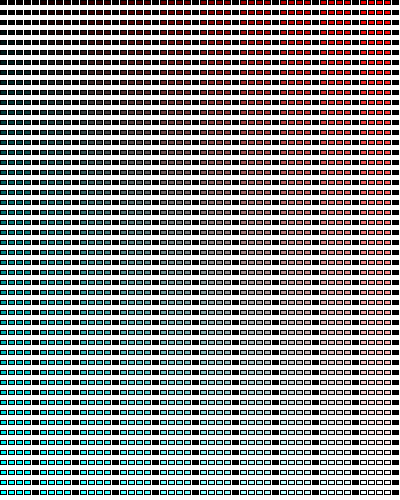
Frame 1 (no input)
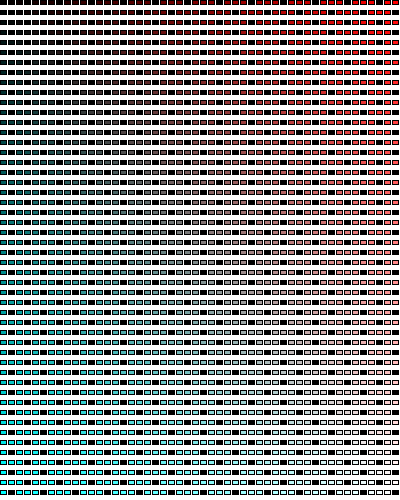
Frame 60 (the mouse pressed at the canvas centre just before this capture)
Frame 120 (the mouse held since frame 60 and released just before this capture): identical to frame 60, image omitted

The Processing sketch that drew these frames (run headless with seeded random() and noise(); from frame 60 on, the mouse is pressed at the canvas centre):

// Processing sketch: processing_107992
// ── processing_107992.pde

int negros = 4;

void setup() {
  size(400, 500);
  background(255);
  frameRate(6);
}

void draw() {

  int contador = 0;

  for (int j=0; j<50; j++) {
    for (int i=0; i<50; i++) {

      float iM= map(i, 0, 49, 0, 255);
      float jM= map(j, 0, 49, 0, 255);

      if(contador == negros){
      fill(0);
    }else{
      fill(iM,jM,jM);
    }
      rect(8*i, 10*j, 6, 4);

      contador++; //mismo que contador=contador+1
      contador = contador % (negros+1);
      

    }
  }
        negros++;
      negros = negros % 20;
}
